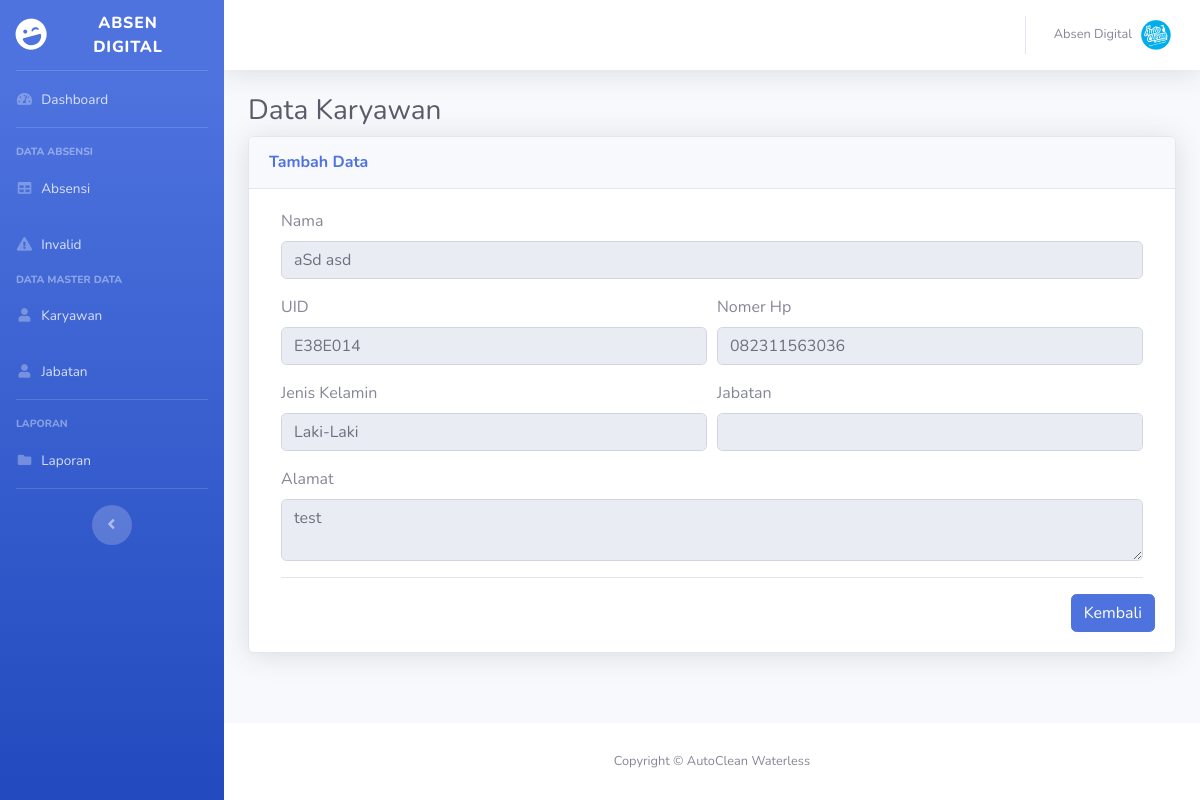
The app's page /apps/data_karyawan-read.php?id=1 (signed in) with its own data.
### tables this page shows
CREATE TABLE `data_karyawan` (
  `id` int(50) NOT NULL,
  `id_admin` int(11) NOT NULL,
  `created` date NOT NULL DEFAULT current_timestamp(),
  `uid` varchar(20) NOT NULL,
  `nama` varchar(50) NOT NULL,
  `no_hp` varchar(15) NOT NULL,
  `id_jabatan` int(11) NOT NULL,
  `jenis_kelamin` varchar(20) NOT NULL,
  `alamat` text NOT NULL,
  `picture` varchar(100) NOT NULL
);

### apps/data_karyawan-read.php (the view, shortened to what this page needs)
<?php
if (isset($_GET["id"]) && !empty(trim($_GET["id"]))) {
  require_once "config.php";
  $sql = "SELECT * FROM data_karyawan WHERE id = ?";
  if ($stmt = mysqli_prepare($link, $sql)) {
    mysqli_stmt_bind_param($stmt, "i", $param_id);
    if (mysqli_stmt_execute($stmt)) {
      $result = mysqli_stmt_get_result($stmt);
      if (mysqli_num_rows($result) == 1) {
        $row = mysqli_fetch_array($result, MYSQLI_ASSOC);
      } else {
        header("location: error.php");
        exit();
      }
    } else {
      echo "Oops! Something went wrong. Please try again later.";
    }
  }
} else {
  header("location: error.php");
  exit();
}
?>
<!DOCTYPE html>
<html lang="en">
<head>
  <link href="../src/vendor/fontawesome-free/css/all.min.css" rel="stylesheet" type="text/css">
  <link href="../src/css/sb-admin-2.min.css" rel="stylesheet">
  <link href="../src/vendor/datatables/dataTables.bootstrap4.min.css" rel="stylesheet">
</head>
<body id="page-top">
  <div id="wrapper">
    <?php include 'partial_sidebar.php'; ?>
    <div id="content-wrapper" class="d-flex flex-column">
      <div id="content">
        <?php include 'partial_topbar.php'; ?>
        <div class="container-fluid">
          <h1 class="h3 mb-2 text-gray-800">Data Karyawan</h1>
          <div class="card shadow mb-4">
            <div class="card-header py-3">
              <h6 class="m-0 font-weight-bold text-primary">Tambah Data</h6>
            </div>
            <div class="card-body">
              <div class="col-md-12">
                <div class="form-group">
                  <label for="nama">Nama</label>
                  <input type="text" name="nama" class="form-control" value="<?php echo $row["nama"]; ?>" readonly>
                </div>
                <div class="form-row">
                  <div class="form-group col-md-6">
                    <label for="uid">UID</label>
                    <input type="text" name="uid" class="form-control" value="<?php echo $row["uid"]; ?>" readonly>
                  </div>
                  <div class="form-group col-md-6">
                    <label for="no_hp">Nomer Hp</label>
                    <input type="text" name="no_hp" class="form-control" value="<?php echo $row["no_hp"]; ?>" readonly>
                  </div>
                </div>
                <div class="form-row">
                  <div class="form-group col-md-6">
                    <label for="jenis_kelamin">Jenis Kelamin</label>
                    <input type="text" name="jenis_kelamin" class="form-control" value="<?php echo $row["jenis_kelamin"]; ?>" readonly>
                  </div>
                  <div class="form-group col-md-6">
                    <label for="jabatan">Jabatan</label>
                    <input type="text" name="jabatan" class="form-control" value="<?php echo $row["jabatan"]; ?>" readonly>
                  </div>
                </div>
                <div class="form-group">
                  <label for="alamat">Alamat</label>
                  <textarea name="alamat" class="form-control" readonly><?php echo $row["alamat"]; ?></textarea>
                </div>
                <hr>
                <div class="row justify-content-end">
                  <a href="data_karyawan-index.php" class="btn btn-primary">Kembali</a>
                </div>
              </div>
            </div>
          </div>
        </div>
      </div>
      <footer class="sticky-footer bg-white">
        <div class="container my-auto">
          <div class="copyright text-center my-auto">
            <span>Copyright &copy; AutoClean Waterless</span>
          </div>
        </div>
      </footer>
    </div>
  </div>
</body>
</html>

### records on screen
data_karyawan: nama "aSd asd", uid "E38E014", no_hp "082311563036", jenis_kelamin "Laki-Laki", alamat "test"
